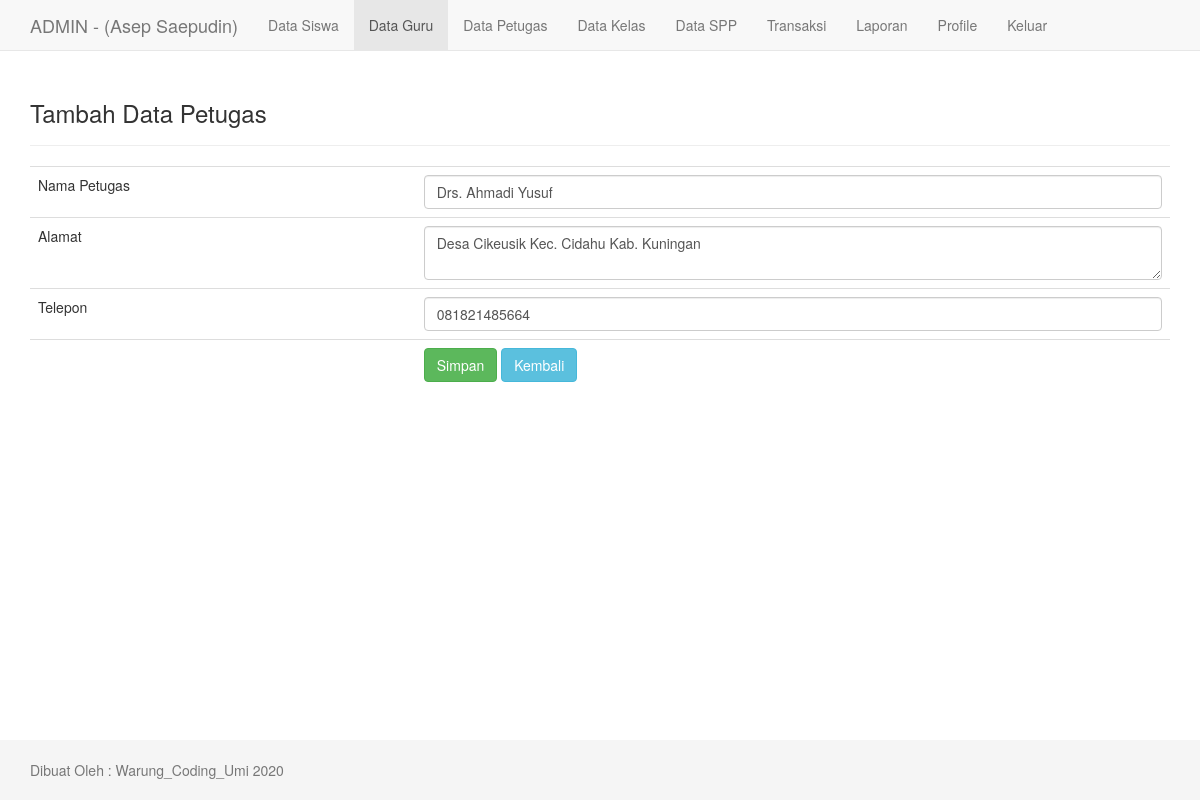
Screenshot of /admin/edit_guru.php?id=1 (signed in) with the database file from the repository.
### tables this page shows
CREATE TABLE `tb_petugas` (
  `id_petugas` int(11) NOT NULL,
  `username` varchar(35) NOT NULL,
  `password` varchar(50) NOT NULL,
  `nama_petugas` varchar(35) NOT NULL,
  `alamat` varchar(100) NOT NULL,
  `telepon` varchar(15) NOT NULL,
  `level` enum('admin','petugas') NOT NULL
);

CREATE TABLE `tb_guru` (
  `id_guru` int(11) NOT NULL,
  `username` varchar(35) NOT NULL,
  `password` varchar(50) NOT NULL,
  `nama_guru` varchar(35) NOT NULL,
  `alamat` varchar(100) NOT NULL,
  `telepon` varchar(15) NOT NULL
);

### admin/edit_guru.php (the view, shortened to what this page needs)
<?php
    include "../inc/koneksi.php";
    $qprofil = mysqli_query($konek, "SELECT * FROM tb_petugas WHERE id_petugas='$_SESSION[id]'");
    $profil = mysqli_fetch_array($qprofil);
?>
<!DOCTYPE html>
<html lang="en">
<head>
    <link href="./../assets/css/bootstrap.min.css" rel="stylesheet">
    <link href="./../assets/style.css" rel="stylesheet">
</head>
<body>
     <nav class="navbar navbar-default navbar-fixed-top">
      <div class="container">
        <div class="navbar-header">
          <a class="navbar-brand" href="./">ADMIN - (<?php echo $profil['nama_petugas']; ?>)</a>
        </div>
        <div id="navbar" class="collapse navbar-collapse">
          <ul class="nav navbar-nav">
            <li><a href="tampil_siswa.php">Data Siswa</a></li>
            <li class="active"><a href="tampil_guru.php">Data Guru</a></li>
            <li><a href="tampil_petugas.php">Data Petugas</a></li>
            <li><a href="tampil_kelas.php">Data Kelas</a></li>
            <li><a href="tampil_spp.php">Data SPP</a></li>
            <li><a href="transaksi.php">Transaksi</a></li>
            <li><a href="laporan.php">Laporan</a></li>
            <li><a href="profile.php">Profile</a></li>
            <li><a href="../inc/logout.php">Keluar</a></li>
          </ul>
        </div>
      </div>
    </nav>
    <?php
        $id = $_GET['id'];
        $sqlEdit = mysqli_query($konek, "SELECT * FROM tb_guru WHERE id_guru='$id'");
        $e = mysqli_fetch_array($sqlEdit);
    ?>
    <div class="container">
        <div class="page-header">
            <h3>Tambah Data Petugas</h3>
        </div>
        <form action="" method="post">
            <table class="table">
                <tr>
                    <td>Nama Petugas</td>
                    <td><input class="form-control" type="text" name="nama" value="<?php echo $e['nama_guru']; ?>"></td>
                </tr>
                <tr>
                    <td>Alamat</td>
                    <td><textarea class="form-control" name="alamat"><?php echo $e['alamat']; ?></textarea></td>
                </tr>
                <tr>
                    <td>Telepon</td>
                    <td><input class="form-control" type="number" name="telp" value="<?php echo $e['telepon']; ?>"></td>
                </tr>
                <tr>
                    <td></td>
                    <td>
                        <input class="btn btn-success" type="submit" value="Simpan">
                        <a class="btn btn-info" href="tampil_guru.php">Kembali</a>
                    </td>
                </tr>
            </table>
        </form>
    </div>
<?php include "footer.php"; ?>

### assets/style.css (style rules this page uses)
html { position: relative; min-height: 100%; }
body { margin-bottom: 60px; }
body > .container { padding: 60px 15px 0; }

### rows the page displays
tb_petugas: nama_petugas "Asep Saepudin"
tb_guru: nama "Drs. Ahmadi Yusuf", alamat "Desa Cikeusik Kec. Cidahu Kab. Kuningan", telp "081821485664"
